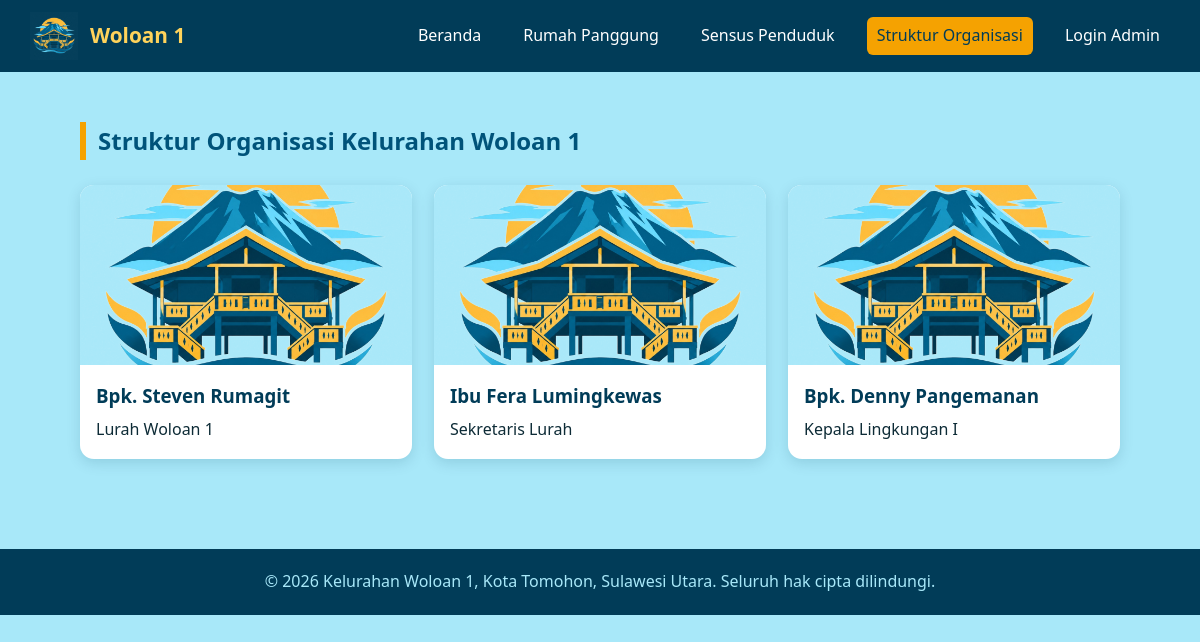
Page /struktur.php on the committed database.
### tables this page shows
CREATE TABLE IF NOT EXISTS struktur_organisasi (
    id INT AUTO_INCREMENT PRIMARY KEY,
    nama VARCHAR(100) NOT NULL,
    jabatan VARCHAR(100) NOT NULL,
    urutan INT DEFAULT 0,
    foto VARCHAR(255) DEFAULT NULL,
    created_at TIMESTAMP DEFAULT CURRENT_TIMESTAMP,
    updated_at TIMESTAMP DEFAULT CURRENT_TIMESTAMP ON UPDATE CURRENT_TIMESTAMP
);

### struktur.php (the view, shortened to what this page needs)
<?php
require 'config/database.php';
$data = $pdo->query("SELECT * FROM struktur_organisasi ORDER BY urutan ASC")->fetchAll();
require 'includes/header.php';
?>
<section class="section">
    <h2>Struktur Organisasi Kelurahan Woloan 1</h2>
    <div class="grid">
        <?php foreach ($data as $s): ?>
        <div class="card">
            <img src="<?= $s['foto'] ? 'assets/img/struktur/'.htmlspecialchars($s['foto']) : 'assets/img/logo.png' ?>" alt="<?= htmlspecialchars($s['nama']) ?>">
            <div class="card-body">
                <h3><?= htmlspecialchars($s['nama']) ?></h3>
                <p><?= htmlspecialchars($s['jabatan']) ?></p>
            </div>
        </div>
        <?php endforeach; ?>
    </div>
</section>
<?php require 'includes/footer.php'; ?>

### assets/css/style.css (style rules this page uses)
:root { --light-blue: #A8E8F9; --mid-blue: #00537A; --dark-navy: #013C58; --orange: #F5A201; --orange-lt: #FFBA42; --yellow: #FFD35B; --text-dark: #0d2b36; --white: #ffffff; }
* { box-sizing: border-box; margin: 0; padding: 0; }
body { font-family: 'Segoe UI', Arial, sans-serif; background: var(--light-blue); color: var(--text-dark); line-height: 1.6; }
img { max-width: 100%; display: block; }
.section { padding: 50px 30px; max-width: 1100px; margin: 0 auto; }
.section h2 { color: var(--mid-blue); margin-bottom: 25px; border-left: 6px solid var(--orange); padding-left: 12px; }
.grid { display: grid; grid-template-columns: repeat(auto-fit, minmax(260px, 1fr)); gap: 22px; }
.card { background: var(--white); border-radius: 14px; overflow: hidden; box-shadow: 0 4px 14px rgba(1, 60, 88, 0.15); transition: transform .2s; }
.card img { height: 180px; width: 100%; object-fit: cover; background: var(--light-blue); }
.card .card-body { padding: 16px; }
.card h3 { color: var(--dark-navy); margin-bottom: 6px; }

### rows in the picture
struktur_organisasi: nama "Bpk. Steven Rumagit", jabatan "Lurah Woloan 1"
struktur_organisasi: nama "Ibu Fera Lumingkewas", jabatan "Sekretaris Lurah"
struktur_organisasi: nama "Bpk. Denny Pangemanan", jabatan "Kepala Lingkungan I"
